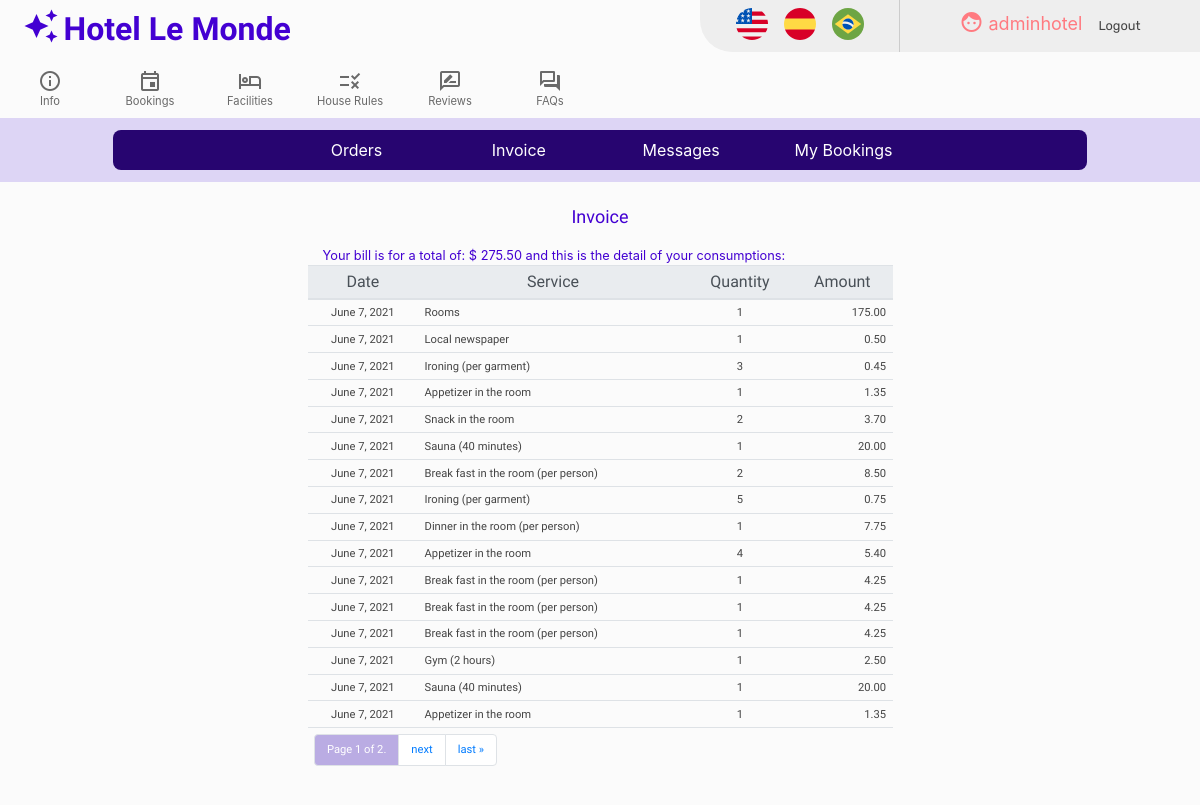
Screenshot of /invoice (signed in) with the database file from the repository.
### hotel/models.py (models this page shows, shortened)
class User(AbstractUser):
       def __str__(self):
        return f"{self.username}"

class Bookings(models.Model):
       user = models.ForeignKey(User, on_delete=models.CASCADE, blank=False)
       singles = models.IntegerField(validators=[MinValueValidator(0),
                                                 MaxValueValidator(8)],default=0)
       doubles = models.IntegerField(validators=[MinValueValidator(0),
                                                 MaxValueValidator(16)],default=0)
       triples = models.IntegerField(validators=[MinValueValidator(0),
                                                 MaxValueValidator(8)],default=0)
       quadruples = models.IntegerField(validators=[MinValueValidator(0),
                                                    MaxValueValidator(4)],default=0)
       checkin_date = models.DateField(blank=False, auto_now=False, auto_now_add=False)
       checkout_date = models.DateField(blank=False, auto_now=False, auto_now_add=False)
       checkout_code = models.CharField(max_length=6, blank=False)
       amount = models.DecimalField(blank=False, max_digits=8, decimal_places=2)
       checkin = models.BooleanField(default=False)

class Consumptions(models.Model):
       user = models.ForeignKey(User, on_delete=models.CASCADE, blank=False)
       booking = models.ForeignKey(Bookings, on_delete=models.CASCADE, blank=False)
       service = models.ForeignKey(Services, on_delete=models.DO_NOTHING, blank=False)
       date = models.DateField(blank=False, auto_now=False, auto_now_add=False)
       quantity = models.IntegerField(validators=[MinValueValidator(1),
                                                  MaxValueValidator(5)],default=1)
       amount = models.DecimalField(blank=False, max_digits=6, decimal_places=2)

class Services(models.Model):
       description = models.CharField(max_length=64, blank=False)
       description_es = models.CharField(max_length=64, blank=False)
       description_pt = models.CharField(max_length=64, blank=False)
       message = models.CharField(max_length=512, blank=False, default='Service request received')
       message_es = models.CharField(max_length=512, blank=False, default='Solicitud recibida')
       message_pt = models.CharField(max_length=512, blank=False, default='Pedido recebido')
       rate = models.DecimalField(blank=False, max_digits=6, decimal_places=2)

### hotel/views.py (the view)
# urls.py: path("invoice", views.invoice, name="invoice"),
@csrf_exempt
@login_required
def invoice(request):
    is_guest = Guests.objects.filter(guest=request.user).exists()
    if is_guest:
        guest = Guests.objects.get(guest=request.user)
        guest_booking = guest.booking
        consumptions = Consumptions.objects.filter(user=request.user, booking=guest.booking).order_by('date')
        paginator = Paginator(consumptions, 16) # Show 16 consumptions per page.
        page_number = request.GET.get('page')
        page_obj = paginator.get_page(page_number)
        return render(request, "hotel/invoice.html", {'page_obj': page_obj, 'is_guest': is_guest, 'guest_booking': guest_booking})
    else:
        return render(request, "hotel/invoice.html", {'is_guest': is_guest})

### hotel/templates/hotel/invoice.html (shortened to what this page needs)
{% extends "hotel/layout.html" %}
{% load i18n %}
{% load static %}
{% block body %}
<div class="row">
    <div class="col-lg-12 col-sm-12 invoice-title">
    {% translate 'Invoice' %}
    </div>
</div>
<div class="row">
     <div class="col-lg-3 col-sm-12">
</div>
<div class="col-lg-6 col-sm-12">
{% get_current_language as LANGUAGE_CODE %}
{% if is_guest %}
{% if page_obj %}
<div class="col-lg-12 col-sm-12 mybookings-checkout-title">
{% translate 'Your bill is for a total of: $ ' %} {{ guest_booking.amount }} {% translate 'and this is the detail of your consumptions:' %}
</div>
<table class="table" id="invoice-table">
<thead class="thead-light">
    <th scope="col"> {% translate 'Date' %} </th>
    <th scope="col"> {% translate 'Service' %} </th>
    <th scope="col"> {% translate 'Quantity' %} </th>
    <th scope="col"> {% translate 'Amount' %} </th>
</thead>
<tbody>
{% for consumption in page_obj %}
    {% if LANGUAGE_CODE == 'en' %}
    <tr>
        <td>{{ consumption.date }}</td>
        <td>{{ consumption.service.description }}</td>
        <td>{{ consumption.quantity }}</td>
        <td>{{ consumption.amount }}</td>
    </tr>
    {% endif %}
{% endfor %}
    <tr>
    <td colspan="4">
        <nav>
            <ul class="pagination">
                    <li class="page-item">
                      <a class="page-link reviews-active" href=""> Page {{ page_obj.number }} {% translate 'of' %} {{ page_obj.paginator.num_pages }}.</a>
                    </li>
                 {% if page_obj.has_next %}
                     <li class="page-item">
                     <a class="page-link" href="?page={{ page_obj.next_page_number }}">{% translate 'next' %}</a>
                    </li>
                     <li class="page-item">
                     <a class="page-link"href="?page={{ page_obj.paginator.num_pages }}">{% translate 'last' %} &raquo;</a>
                    </li>
                 {% endif %}
            </ul>
          </nav>
    </td>
    </tr>
</tbody>
</table>
{% else %}
  <div class="alert alert-warning border border-warning booking-info">
    <div class="material-icons booking-info-icon">error</div>
      <div> {% translate 'You don\'t have invoices.' %} </div>
  </div>
{% endif %}
{% else %}
  <div class="alert alert-warning border border-warning booking-info">
    <div class="material-icons booking-info-icon">error</div>
      <div> {% translate 'You don\'t have invoices.' %} </div>
  </div>
{% endif %}
</div>
<div class="col-lg-3 col-sm-12">
</div>
</div>
{% endblock %}

### hotel/templates/hotel/layout.html (shortened to what this page needs)
{% load static %}
{% load i18n %}
<!DOCTYPE html lang="en">
<html>
    <head>
        <link rel="stylesheet" href="https://stackpath.bootstrapcdn.com/bootstrap/4.4.1/css/bootstrap.min.css">
        <link href="{% static 'hotel/styles.css' %}" rel="stylesheet">
    </head>
    <body>
        <div class="container-fluid" id="container-header-div">
            <div class="row cabecera">
                <div class="col-lg-4 col-sm-6">
                    <a href="{% url 'index' %}" ><i class="material-icons" id="logo">auto_awesome</i>
                    <text class="logo">Hotel Le Monde</text></a>
                </div>
                <div class="col-lg-3 col-sm-12" id="space-div">
                </div>
                <div  class="col-lg-2 col-sm-6" id="autogestion-bar-div">
                    <span class="autogestion-item">
                     <form action="{% url 'set_language' %}" method="post" class="language">{% csrf_token %}
                           <input type="image" name="submit" src="/static/images/usc.svg" />
                     </form>
                    </span>
                    <span class="autogestion-item">
                    <form action="{% url 'set_language' %}" method="post" class="language">{% csrf_token %}
                            <input type="image" name="submit" src="/static/images/esc.svg" />
                    </form>
                    </span>
                    <span class="autogestion-item">
                    <form action="{% url 'set_language' %}" method="post" class="language">{% csrf_token %}
                            <input type="image" name="submit" src="/static/images/brc.svg" />
                    </form>
                    </span>
                </div>
                <div  class="col-lg-3 col-sm-12" id="name-actions-div">
                {% if user.is_authenticated %}
                    <div id="user-authenticated">
                    <span class="autogestion-item">
                        <i class="material-icons icono"> face </i> {{ user.username }}
                    </span>
                    </div>
                {% endif %}
                {% if user.is_authenticated %}
                    <span class="autogestion-item">
                        <a href="{% url 'logout' %}">{% translate 'Logout' %}</a>
                    </span>
                {% endif %}
            </div>
        </div>
        <div class="row cabecera" id="header-info-row">
            <div class="col-lg-1 col-sm-3 header-info-col">
                <a href="{% url 'info' %}">
                <div class="header-info-links">
                <div class="material-icons-outlined header-info-icons">info</div>
                <div>{% translate 'Info' %}</div>
                </div>
                </a>
            </div>
            <div class="col-lg-1 col-sm-3 header-info-col">
                <a href="{% url 'bookings' %}">
                <div class="header-info-links">
                <div class="material-icons-outlined header-info-icons">event</div>
                <div>{% translate 'Bookings' %}</div>
                </div>
                </a>
            </div>
            <div class="col-lg-1 col-sm-3 header-info-col">
                <a href="{% url 'facilities' %}">
                <div class="header-info-links">
                <div class="material-icons-outlined header-info-icons">hotel</div>
                <div>{% translate 'Facilities' %}</div>
                </div>
                </a>
            </div>
            <div class="col-lg-1 col-sm-3 header-info-col">
                <a href="{% url 'houserules' %}">
                <div class="header-info-links">
                <div class="material-icons-outlined header-info-icons">rule</div>
                <div>{% translate 'House Rules' %}</div>
                </div>
                </a>
            </div>
            <div class="col-lg-1 col-sm-3 header-info-col">
                <a href="{% url 'reviews' %}">
                <div class="header-info-links">
                <div class="material-icons-outlined header-info-icons">rate_review</div>
                <div>{% translate 'Reviews' %}</div>
                </div>
                </a>
            </div>
            <div class="col-lg-1 col-sm-3 header-info-col">
                <a href="{% url 'faqs' %}">
                <div class="header-info-links">
                <div class="material-icons-outlined header-info-icons">question_answer</div>
                <div>{% translate 'FAQs' %}</div>
                </div>
                </a>
            </div>
        </div>
        <div class="row cabecera" id="header-option-row">
            <div class="col-lg-12 col-sm-12 header-options-col">
                {% if user.is_authenticated %}
                <div class="row">
                <div class="col-lg-2 sm-4 header-options-col-item" id="col-item-1"></div>
                <div class="col-lg-2 sm-4 header-options-col-item" id="col-item-2"><a href="{% url 'orders' %}" class="header-bookings-link">{% translate 'Orders' %}</a></div>
                <div class="col-lg-2 sm-4 header-options-col-item" id="col-item-3"><a href="{% url 'invoice' %}" class="header-bookings-link">{% translate 'Invoice' %}</a></div>
                <div class="col-lg-2 sm-4 header-options-col-item" id="col-item-4"><a href="{% url 'messages' %}" class="header-bookings-link">{% translate 'Messages' %}</a></div>
                <div class="col-lg-2 sm-4 header-options-col-item" id="col-item-5"><a href="{% url 'mybookings' %}" class="header-bookings-link">{% translate 'My Bookings' %}</a></div>
                <div class="col-lg-2 sm-4 header-options-col-item" id="col-item-6"></div>
                </div>
                {% endif %}
            </div>
        </div>
            {% block body %}
            {% endblock %}
        </div>
    </body>
</html>

### hotel/static/hotel/styles.css (style rules this page uses)
body { background-color: #FBFBFB !important; padding: 0; overflow-x: hidden; overflow-y: scroll; }
#container-header-div { padding: 0 }
.cabecera { justify-content:baseline; padding: 0 0 8px; margin: 0; align-items: stretch; }
#logo { cursor: pointer; color: #4300D2; font-size: 36px; vertical-align:text-bottom; padding: 8px 0 0 8px; }
.logo { font-family: 'Comfortaa', cursive; font-size: xx-large; font-weight: bold; cursor: pointer; color: #4300D2; }
.icono { vertical-align:text-bottom; }
#logo-div, #space-div, #name-actions-div { padding-top: 8px; }
@media only screen and (min-width: 768px) { #autogestion-bar-div { background-color: #EEE; border-bottom-left-radius: 32px; border-right: solid 1px #cccccc; padding-right: 8px; padding-left: 8px; display: inline-flex; justify-content: center; height: 52px; } }
#name-actions-div { background-color: #EEE; display: inline-flex; justify-content: center; height: 52px; }
.autogestion-item { padding: 8px 8px; }
.autogestion-item a { font-family: 'Rubik', sans-serif; font-size:0.8rem; color: #444; }
.autogestion-item input[type="image"] { padding-right: 16px; height: 32px; }
#user-authenticated { padding-top: 2px; font-size: large; color: #FF7A80; }
.language { height: 32px; width: 32px; display: block; cursor: pointer; }
#header-info-row { padding-top: 8px; }
.header-info-links { display:block; font-size: 0.7rem; text-align: center; color: dimgray; }
.header-info-icons { font-size: 24px; }
.header-options-col { background-color: #DDD5F5; padding: 12px 128px; }
.header-options-col-item { font-size: 16px; font-weight: normal; color: white; background-color: #270570; text-align: center; padding: 8px 0; cursor: pointer; }
a.header-bookings-link { color: white; }
@media only screen and (min-width: 768px) { #col-item-1 { border-top-left-radius: 8px; border-bottom-left-radius: 8px; } }
@media only screen and (min-width: 768px) { #col-item-6 { border-top-right-radius: 8px; border-bottom-right-radius: 8px; } }
.reviews-active { background: #BAACE3; color: white; }
.booking-title, .orders-title, .invoice-title, .messages-title, .reviews-title { font-family: 'Comfortaa', cursive; font-size: large; font-weight: normal; color: #4300D2; text-align: center; padding-top: 0.8rem; padding-bottom: 1rem; }
.mybookings-checkout-title { font-size: 0.8rem; color: #4300D2; }
#invoice-table thead th { font-family: 'Comfortaa', cursive; font-size: 0,8rem; font-weight: normal; padding: 0.4rem; text-align: center; }
#invoice-table tbody td { font-family: 'Comfortaa', cursive; font-size: 0.7rem; font-weight: normal; padding: 0.4rem; text-align: center; color: #444 }
#invoice-table tbody td:nth-child(2) { text-align: left; }
#invoice-table tbody td:last-child { text-align: right; }

### rows the page displays
User: username "adminhotel"
Bookings: amount "275.50"
Consumptions: date "June 7, 2021", service.description "Rooms", quantity "1", amount "175.00"
Consumptions: date "June 7, 2021", service.description "Local newspaper", quantity "1", amount "0.50"
Consumptions: date "June 7, 2021", service.description "Ironing (per garment)", quantity "3", amount "0.45"
Consumptions: date "June 7, 2021", service.description "Appetizer in the room", quantity "1", amount "1.35"
Consumptions: date "June 7, 2021", service.description "Snack in the room", quantity "2", amount "3.70"
Consumptions: date "June 7, 2021", service.description "Sauna (40 minutes)", quantity "1", amount "20.00"
Consumptions: date "June 7, 2021", service.description "Break fast in the room (per person)", quantity "2", amount "8.50"
Consumptions: date "June 7, 2021", service.description "Ironing (per garment)", quantity "5", amount "0.75"
Consumptions: date "June 7, 2021", service.description "Dinner in the room (per person)", quantity "1", amount "7.75"
Consumptions: date "June 7, 2021", service.description "Appetizer in the room", quantity "4", amount "5.40"
Consumptions: date "June 7, 2021", service.description "Break fast in the room (per person)", quantity "1", amount "4.25"
Consumptions: date "June 7, 2021", service.description "Break fast in the room (per person)", quantity "1", amount "4.25"
Consumptions: date "June 7, 2021", service.description "Break fast in the room (per person)", quantity "1", amount "4.25"
Consumptions: date "June 7, 2021", service.description "Gym (2 hours)", quantity "1", amount "2.50"
Consumptions: date "June 7, 2021", service.description "Sauna (40 minutes)", quantity "1", amount "20.00"
Consumptions: date "June 7, 2021", service.description "Appetizer in the room", quantity "1", amount "1.35"

### other values shown
{{ page_obj.number }} "1"
{{ page_obj.paginator.num_pages }} "2"
